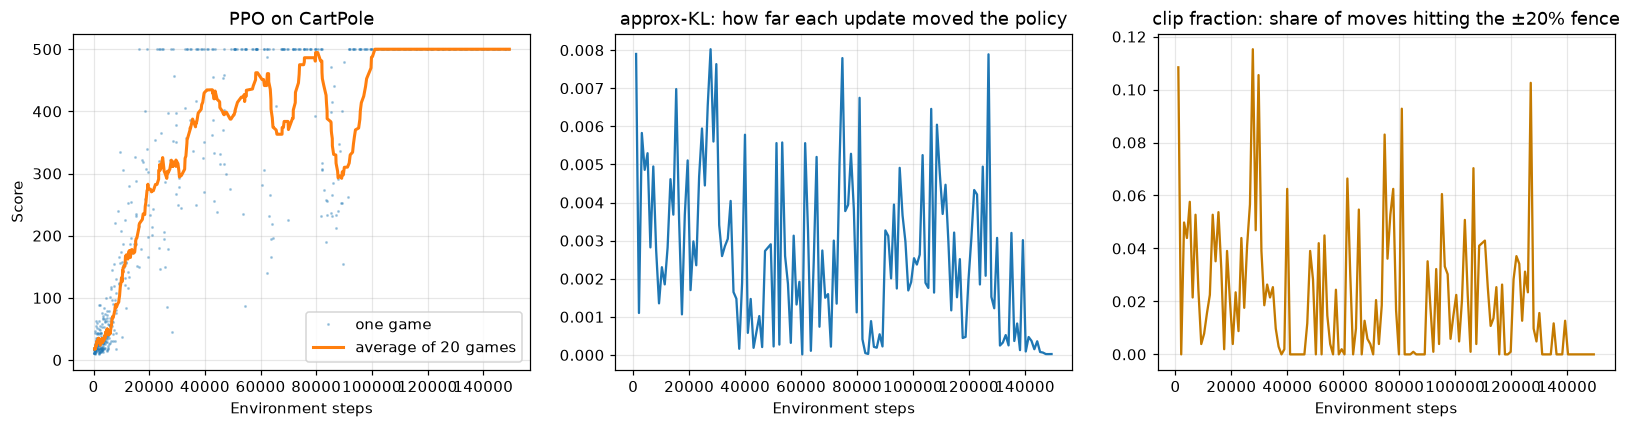

Here is the Python script that generated this plot:
"""
PPO on CartPole (2 discrete actions).

Prints progress (score, approx-KL, clip fraction, entropy), what the very first
update did to 6 moves, the exam score, and saves cartpole_ppo.png.

Run:  python cartpole_ppo.py            (about 2-3 minutes)
      python cartpole_ppo.py --no-show
"""
import argparse
import sys

import matplotlib.pyplot as plt
import numpy as np

from ppo import evaluate, smooth, train

sys.stdout.reconfigure(encoding="utf-8")


def main():
    parser = argparse.ArgumentParser()
    parser.add_argument("--steps", type=int, default=150_000)
    parser.add_argument("--no-show", action="store_true")
    args = parser.parse_args()

    print(f"PPO on CartPole-v1: 8 games at once, 128 steps each → batch of 1,024 moves,\n"
          f"10 epochs × 8 minibatches per batch, clip ε = 0.2\n")
    agent, hist, eps = train("CartPole-v1", args.steps, seed=0, snapshot=True)

    print("\nThe FIRST update, 6 moves from the batch:")
    print(f"  {'action':>6} {'advantage':>10} {'π_old':>7} {'π_new':>7} {'ratio':>7}")
    for m in hist[0]["snapshot"]:
        print(f"  {'right' if m['action'] == 1 else 'left':>6} {m['adv']:>+10.2f} {m['p_old']:>7.3f} "
              f"{m['p_new']:>7.3f} {m['ratio']:>7.3f}")

    first500 = next((s for s, r in eps if r >= 500), None)
    print(f"\nGames played: {len(eps)}; first perfect (500) game at step {first500:,}" if first500
          else f"\nGames played: {len(eps)}; no perfect game")
    scores = evaluate("CartPole-v1", agent, games=20)
    print(f"Exam, 20 new games, most likely action: avg {np.mean(scores):.1f}, min {min(scores):.0f}")

    steps = [h["step"] for h in hist]
    fig, axes = plt.subplots(1, 3, figsize=(15, 4))
    s, r = zip(*eps)
    axes[0].plot(s, r, ".", ms=2, alpha=0.3, label="one game")
    sm = smooth(r, 20)
    axes[0].plot(s[len(s) - len(sm):], sm, lw=2, label="average of 20 games")
    axes[0].set_title("PPO on CartPole")
    axes[0].set_xlabel("Environment steps")
    axes[0].set_ylabel("Score")
    axes[0].legend()
    axes[1].plot(steps, [h["approx_kl"] for h in hist], lw=1.5)
    axes[1].set_title("approx-KL: how far each update moved the policy")
    axes[1].set_xlabel("Environment steps")
    axes[2].plot(steps, [h["clip_frac"] for h in hist], lw=1.5, color="#C47A00")
    axes[2].set_title("clip fraction: share of moves hitting the ±20% fence")
    axes[2].set_xlabel("Environment steps")
    for ax in axes:
        ax.grid(alpha=0.3)
    fig.tight_layout()
    fig.savefig("cartpole_ppo.png", dpi=110, bbox_inches="tight")
    print("\nChart saved to cartpole_ppo.png")
    if not args.no_show:
        plt.show()


if __name__ == "__main__":
    main()
